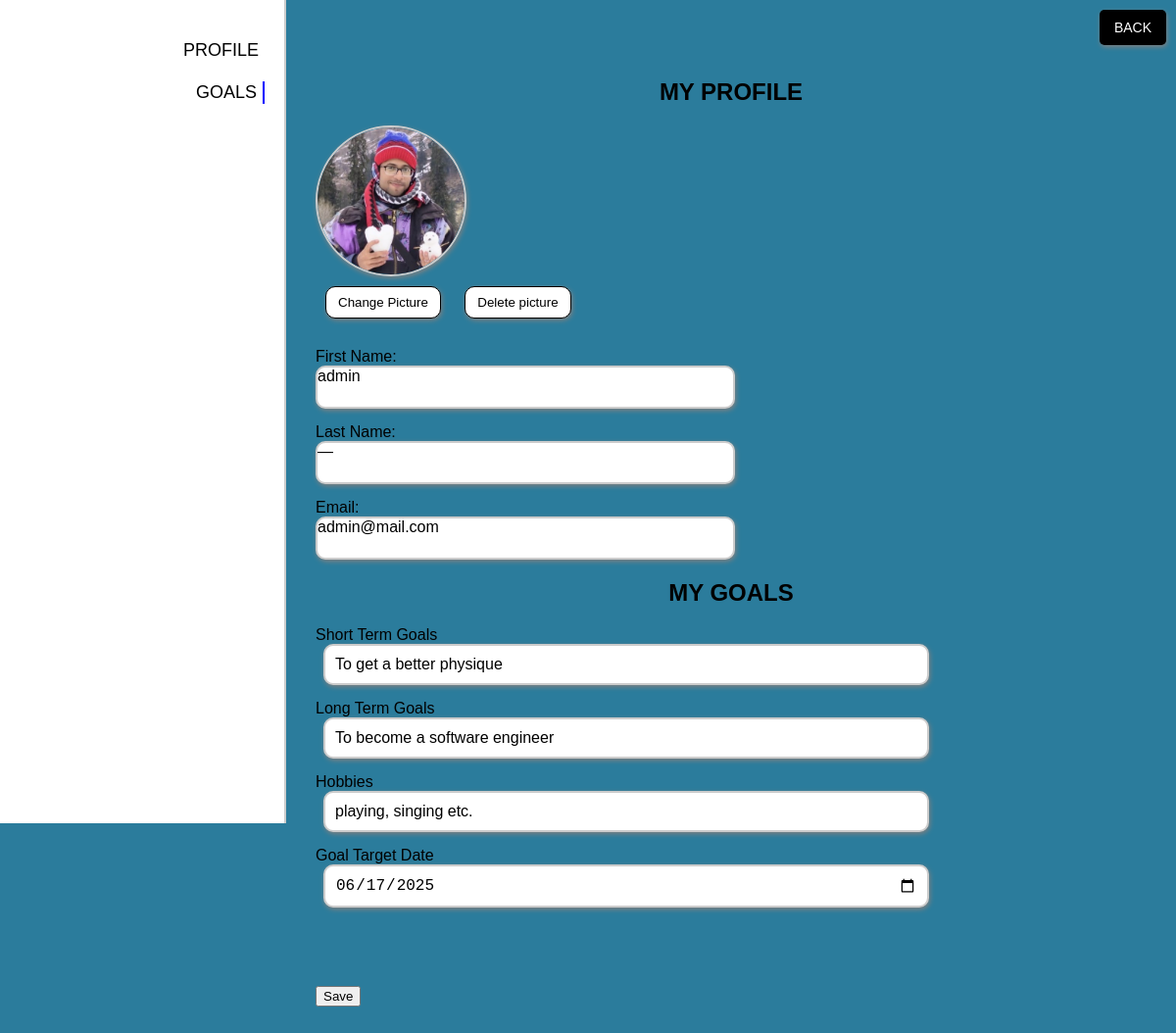
/profile/ (signed in), run on the app's committed database.
### web/models.py (models this page shows, shortened)
class UserProfile(models.Model):
    user = models.OneToOneField('auth.User', on_delete=models.CASCADE)
    profile_picture = models.ImageField(upload_to='profile_pics/', null=True, blank=True)

class Goal(models.Model):
    user = models.OneToOneField(User, on_delete=models.CASCADE)
    short_term_goal = models.CharField(max_length=255, blank=True, null=True)
    long_term_goal = models.CharField(max_length=255, blank=True, null=True)
    hobbies = models.TextField(blank=True, null=True)
    goal_target_date = models.DateField(blank=True, null=True)

### web/views.py (the view, shortened to what this page needs)
# urls.py: path('profile/', views.profile, name='profile'),
def profile(request):
    user = request.user
    goal,created = Goal.objects.get_or_create(user=user)
    context = {
        'user': user,
        'goal': goal,
    }
    return render(request, 'web/profile.html', context)

### web/templates/web/profile.html (shortened to what this page needs)
<!DOCTYPE html>
<html lang="en">
<head>
    {% load static %}
  <link rel ="stylesheet" href="{% static 'css/profile.css' %}">
</head>
<body>
<div class="container">
    <div class="sidebar">
      <button onclick="document.getElementById('profile').scrollIntoView()" id="profileButton">PROFILE</button>
      <button onclick="document.getElementById('goals').scrollIntoView()" id="goalsButton">GOALS</button>
    </div>
    <a href="{% url 'home' %}">
      <button id="backButton">BACK</button>
    </a>
  <div class="content">
    <div id="profile" class="section">
      <h2>MY PROFILE</h2>
      <div class="profile-picture">
        {% if user.is_authenticated and user.userprofile.profile_picture %}
  <img src="{{ user.userprofile.profile_picture.url }}" alt="Profile Picture" id="profilePic" />
{% else %}
  <img src="https://static-00.iconduck.com/assets.00/profile-major-icon-512x512-xosjbbdq.png" alt="Default Profile Picture" id="profilePic" />
{% endif %}
        <div>
          <button onclick="document.getElementById('uploadInput').click()">Change Picture</button>
          <button onclick="removeProfilePic()">Delete picture</button>
        </div>
      </div>
      <div class="form-group">
        <label>First Name:</label>
        <div style="width: 50%; height: 40px; background-color: #fff; border: 2px solid #ccc; border-radius: 10px; box-shadow: 1px 2px 5px gray;">
          {% if user.first_name %}
            {{ user.first_name }}
          {% else %}
            {{ user.username }}
          {% endif %}
        </div>
      </div>
      <div class="form-group">
        <label>Last Name:</label>
        <div style="width: 50%; height: 40px; background-color: #fff; border: 2px solid #ccc; border-radius: 10px; box-shadow: 1px 2px 5px gray;">
          {% if user.last_name %}
            {{ user.last_name }}
          {% else %}
            &mdash;
          {% endif %}
        </div>
      </div>
      <div class="form-group">
        <label>Email:</label>
        <div style="width: 50%; height: 40px; background-color: #fff; border: 2px solid #ccc; border-radius: 10px; box-shadow: 1px 2px 5px gray;">
          {{ user.email }}
        </div>
      </div>
      <div id="goals" class="section">
        <h2>MY GOALS</h2>
        <form method="POST" action="{% url 'profile' %}">
        <div class="form-group">
          <label>Short Term Goals</label>
          {% if goal %}
            <input type="text" name="short_term_goal" value="{{ goal.short_term_goal }}" style="width: 70%; padding: 10px; border: 2px solid #ccc; border-radius: 10px; box-shadow: 1px 2px 5px gray;">
          {% else %}
            <input type="text" name="short_term_goal" value="" style="width: 70%; padding: 10px; border: 2px solid #ccc; border-radius: 10px; box-shadow: 1px 2px 5px gray;">
          {% endif %}
        </div>
        <div class="form-group">
          <label>Long Term Goals</label>
          {% if goal %}
            <input type="text" name="long_term_goal" value="{{ goal.long_term_goal }}" style="width: 70%; padding: 10px; border: 2px solid #ccc; border-radius: 10px; box-shadow: 1px 2px 5px gray;">
          {% else %}
            <input type="text" name="long_term_goal" value="" style="width: 70%; padding: 10px; border: 2px solid #ccc; border-radius: 10px; box-shadow: 1px 2px 5px gray;">
          {% endif %}
        </div>
        <div class="form-group">
          <label>Hobbies</label>
          {% if goal %}
            <input type="text" name="hobbies" value="{{ goal.hobbies }}" style="width: 70%; padding: 10px; border: 2px solid #ccc; border-radius: 10px; box-shadow: 1px 2px 5px gray;">
          {% else %}
            <input type="text" name="hobbies" value="" style="width: 70%; padding: 10px; border: 2px solid #ccc; border-radius: 10px; box-shadow: 1px 2px 5px gray;">
          {% endif %}
        </div>
        <div class="form-group">
          <label>Goal Target Date</label>
          {% if goal %}
            <input type="date" name="goal_target_date" value="{{ goal.goal_target_date|date:'Y-m-d' }}" style="width: 70%; padding: 10px; border: 2px solid #ccc; border-radius: 10px; box-shadow: 1px 2px 5px gray;">
          {% else %}
            <input type="date" name="goal_target_date" value="" style="width: 70%; padding: 10px; border: 2px solid #ccc; border-radius: 10px; box-shadow: 1px 2px 5px gray;">
          {% endif %}
        </div>
      </div>
        <button type="submit">Save</button>
    </div>
</body>
</html>

### web/static/css/profile.css (style rules this page uses)
body { margin: 0; font-family: Arial, sans-serif; background-color: #2b7c9c; }
.container { display: flex; }
.sidebar { width: 250px; background-color: white; padding: 20px; border-right: 2px solid #ccc; height: 100vh; position: sticky; top: 0; text-align: right; }
.sidebar button { display: block; margin: 20px 0; background: none; border: none; font-size: 18px; cursor: pointer; text-align: right; width: 100%; position: relative; }
.sidebar button.active { border-right: 2px solid blue; }
#backButton { position: absolute; top: 10px; right: 10px; padding: 10px 15px; font-size: 14px; border: none; border-radius: 5px; background-color: black; color: white; cursor: pointer; box-shadow: 1px 2px 5px gray; }
#profile { padding-top: 30px; }
.content { flex-grow: 1; padding: 30px; }
.section { margin-bottom: 80px; }
h2 { text-align: center; }
.profile-picture { margin: 15px 0 ; margin-bottom: 20px; }
.profile-picture img { width: 150px; height: 150px; border-radius: 50%; object-fit: cover; border: 2px solid #ccc; box-shadow: 1px 2px 5px gray; display: block; }
.profile-picture button { margin: 10px; padding: 8px 12px; border: 1px solid black; border-radius: 10px; background-color: white; cursor: pointer; box-shadow: 1px 2px 5px gray; }
.form-group { margin: 15px 0; }
.form-group input { width: 50%; padding: 10px; border: 2px solid #ccc; border-radius: 10px; box-shadow: 1px 2px 5px gray; font-size: 16px; display: block; margin-left: 8px; margin-right: 8px; }
html { scroll-behavior: smooth; }

### data on the page
Goal: short_term_goal "To get a better physique", long_term_goal "To become a software engineer", hobbies "playing, singing etc.", goal_target_date "06/17/2025"

### other printed values
{{ user.username }} "admin"
{{ user.email }} "admin@mail.com"
